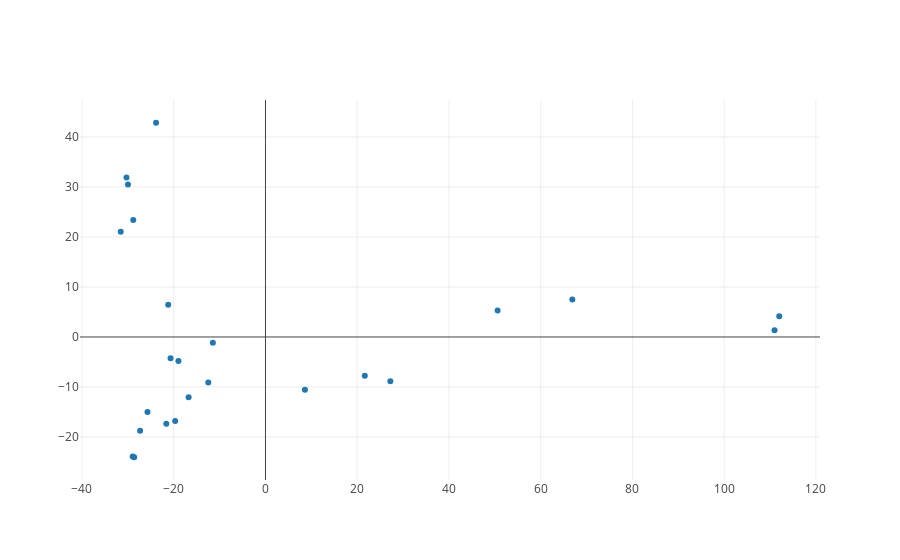

Notebook cell for this chart:
### Code cell


### Figure 1 — Plotly figure (JSON) as saved in the notebook; plotly's stock layout.template omitted (floating-point values rounded to 4 significant figures)
{"data": [{"hoverinfo": "text", "mode": "markers", "text": ["aristotle-on-263.txt", "aristotle-on-264.txt", "aristotle-on-265.txt", "aristotle-on-266.txt", "aristotle-on-267.txt", "aristotle-on-268.txt", "aristotle-on-269.txt", "aristotle-on-270.txt", "aristotle-on-271.txt", "aristotle-on-272.txt", "aristotle-on-273.txt", "aristotle-on-274.txt", "aristotle-on-275.txt", "dickens-christmas-125.txt", "dickens-holiday-623.txt", "dickens-hunted-624.txt", "plato-euthyphro-342.txt", "plato-laws-346.txt", "plato-philebus-352.txt", "shakespeare-lovers-62.txt", "shakespeare-merchant-5.txt", "shakespeare-tempest-4.txt", "shakespeare-two-18.txt", "twain_tom_sawyer.txt"], "type": "scatter", "uid": "2782d416-4147-4602-afdd-60314b94778f", "x": [-28.95, -27.33, -28.62, -18.97, -25.72, 8.598, -16.75, 50.61, 27.22, -19.68, 66.9, 21.66, -12.46, -23.85, -28.82, -21.2, -21.62, 111.0, -11.47, -20.69, -30.3, -29.97, -31.55, 112.0], "y": [-23.9, -18.74, -24.06, -4.795, -15.02, -10.57, -12.07, 5.287, -8.84, -16.8, 7.516, -7.782, -9.111, 42.86, 23.41, 6.436, -17.38, 1.333, -1.16, -4.236, 31.91, 30.52, 21.04, 4.168]}], "layout": {}}
